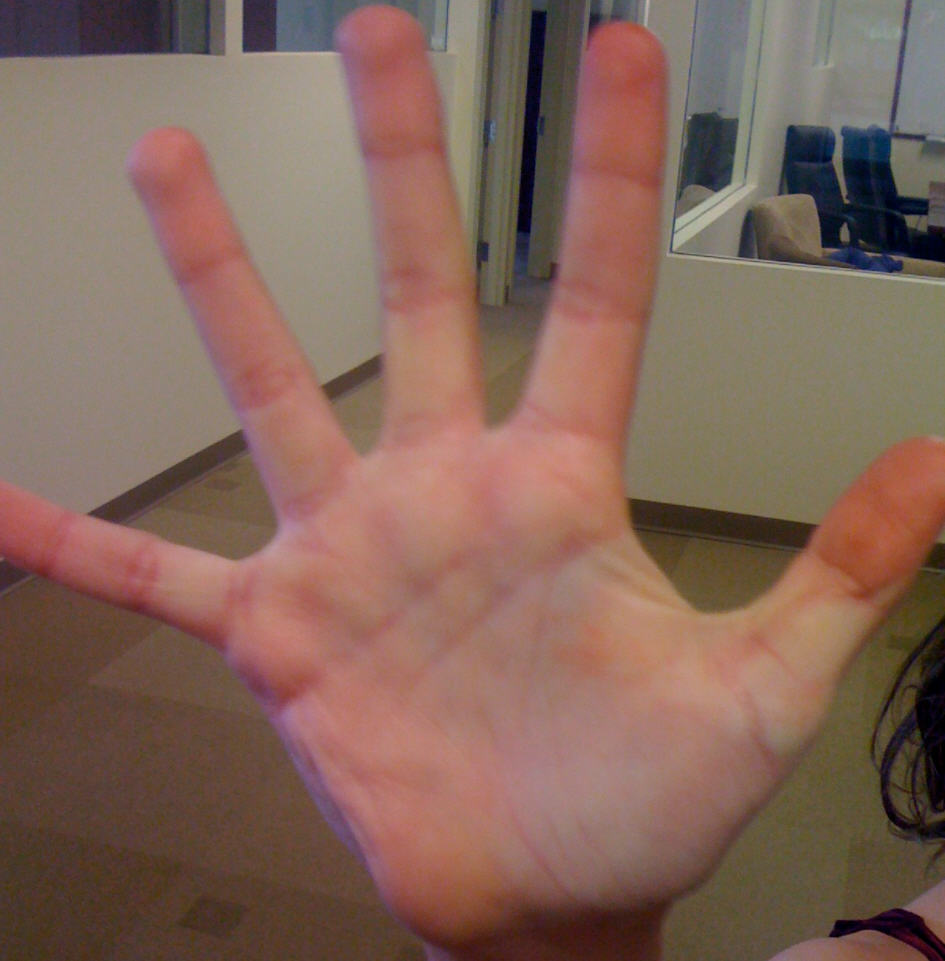
//> input picture opencv_extra/learning_opencv_v2/HandIndoorColor.jpg, 945 x 961 px
$ ./ch7_ex7_3_expanded HandIndoorColor.jpg HandOutdoorColor.jpg HandOutdoorSunColor.jpg fruits.jpg   (built with g++ and OpenCV 4)
//> lines starting //> are read from the running program, lines starting //| are printed output that depends on the picture
/* License:
   July 20, 2011
   Standard BSD

   BOOK: It would be nice if you cited it:
   Learning OpenCV 2: Computer Vision with the OpenCV Library
     by Gary Bradski and Adrian Kaehler
     Published by O'Reilly Media

   AVAILABLE AT:
     http://www.amazon.com/Learning-OpenCV-Computer-Vision-Library/dp/0596516134
     Or: http://oreilly.com/catalog/9780596516130/
     ISBN-10: 0596516134 or: ISBN-13: 978-0596516130

   Main OpenCV site
   http://opencv.willowgarage.com/wiki/
   * An active user group is at:
     http://tech.groups.yahoo.com/group/OpenCV/
   * The minutes of weekly OpenCV development meetings are at:
     http://pr.willowgarage.com/wiki/OpenCV
*/

#include <opencv2/opencv.hpp>
#include <iostream>

using namespace cv;
using namespace std;

void help(){
cout << "\nCall is:\n" <<
		"./ch7_ex7_3_expanded modelImage0 testImage1 testImage2 badImage3\n\n" <<
		"for example: ./ch7_ex7_3_expanded HandIndoorColor.jpg HandOutdoorColor.jpg HandOutdoorSunColor.jpg fruits.jpg\n\n" <<
"  Note that the model image is split in half.  Top half(0) makes model.  It's then tested\n" <<
"  against its lower half(0), testImages 1 and 2 in different lighting and different object 3\n\n" << endl;
}
//Compare 3 images histograms together,
// the first is divided in half along y to test its other half
// Call is:
//    ./ch7_ex7_3_expanded modelImage0 testImage1 testImage2 badImage3
// Note that the model image is split in half.  Top half(0) makes model.  It's then tested
// against its lower half(0), testImages 1 and 2 in different lighting and different object 3
//
int main( int argc, char** argv ) {

	vector<Mat> src(5);
	Mat tmp;
	int i;
	if(argc != 5) { help(); return -1;}

	tmp = imread(argv[1], 1);
//> tmp is the input picture: 961 rows x 945 cols, CV_8UC3; mean B, G, R 89.5, 101.6, 131.2
	if(tmp.empty()){ //We're going to split this one in half
		cerr << "Error on reading image 1," << argv[1] << "\n" << endl;
		help();
		return(-1);
	}

	//Parse the first image into two image halves divided halfway on y
	cout << "Getting size [[" << tmp.cols << "] [" << tmp.rows << "]]\n" << endl;
//| Getting size [[945] [961]]
	Size size = tmp.size();
//> size = Size(945, 961)
	cout << "Got size (w,h): (" << size.width << "," << size.height << ")" << endl;
//| Got size (w,h): (945,961)
	int width = size.width;
//> width = 945
	int height = size.height;
//> height = 961
	int halfheight = height >> 1;
//> halfheight = 480
	src[0] = Mat(Size(width,halfheight), CV_8UC3);
	src[1] = Mat(Size(width,halfheight), CV_8UC3);


	//Divide the first image into top and bottom halfs in src[0] and src[1] respectively
	Mat_<Vec3b>::iterator tmpit = tmp.begin<Vec3b>();
	Mat_<Vec3b>::iterator s0it = src[0].begin<Vec3b>();

	for(i = 0; i < width*halfheight; ++i, ++tmpit, ++s0it) //top half
		*s0it = *tmpit;
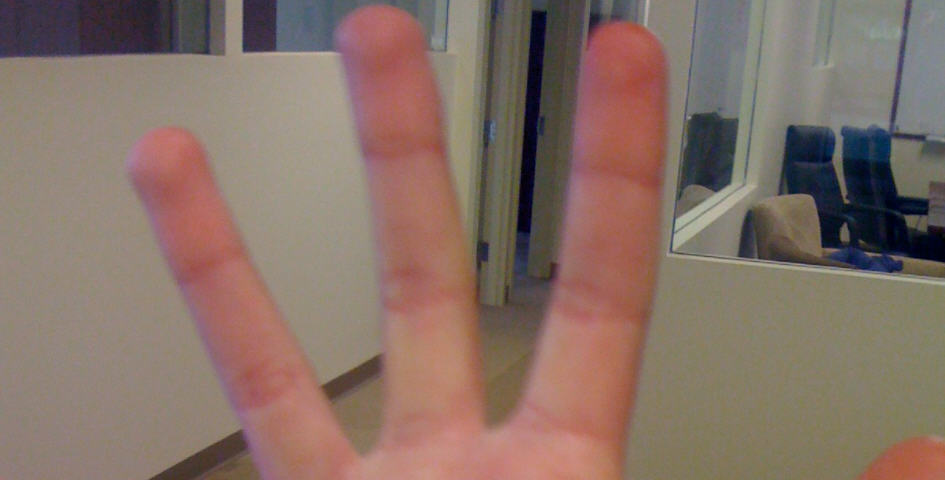
//> src[0]: 480 rows x 945 cols, CV_8UC3; mean B, G, R 103.1, 113.2, 134.8
//> src[1]: 480 rows x 945 cols, CV_8UC3; every value is 0
	Mat_<Vec3b>::iterator s1it = src[1].begin<Vec3b>();
	for(i = 0; i < width*halfheight; ++i, ++tmpit, ++s1it) //Bottom half
		*s1it = *tmpit;
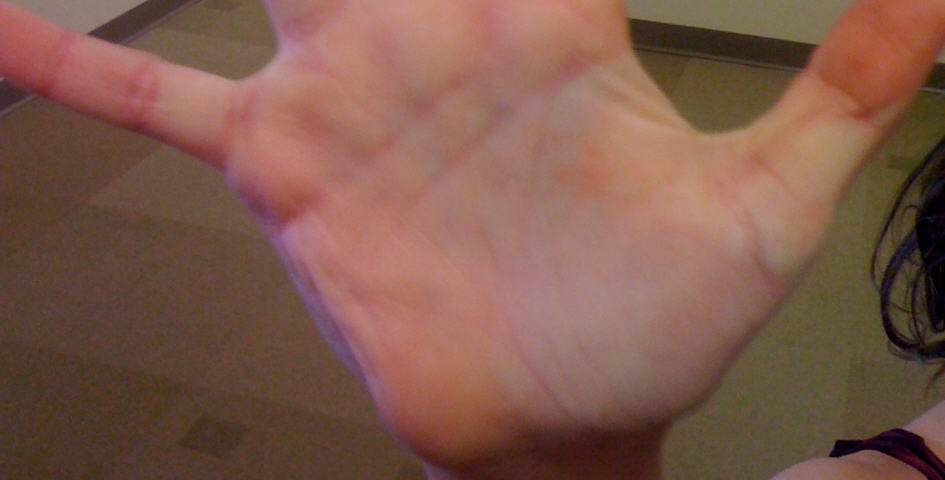
//> src[1]: 480 rows x 945 cols, CV_8UC3; mean B, G, R 75.9, 90.1, 127.6

	//LOAD THE OTHER THREE IMAGES
	for(i = 2; i<5; ++i){
		src[i] = imread(argv[i], 1);
//> HandOutdoorColor.jpg cannot be read in this run, so this picture is empty
		if(src[i].empty())
		{
			cerr << "Error on reading image " << i << ": " << argv[i] << "\n" << endl;
			help();
//> (the run ends here: the program exits with an error code, at `return(-1);`)

$ run again, on opencv_extra/learning_opencv_v2/HandOutdoorColor.jpg
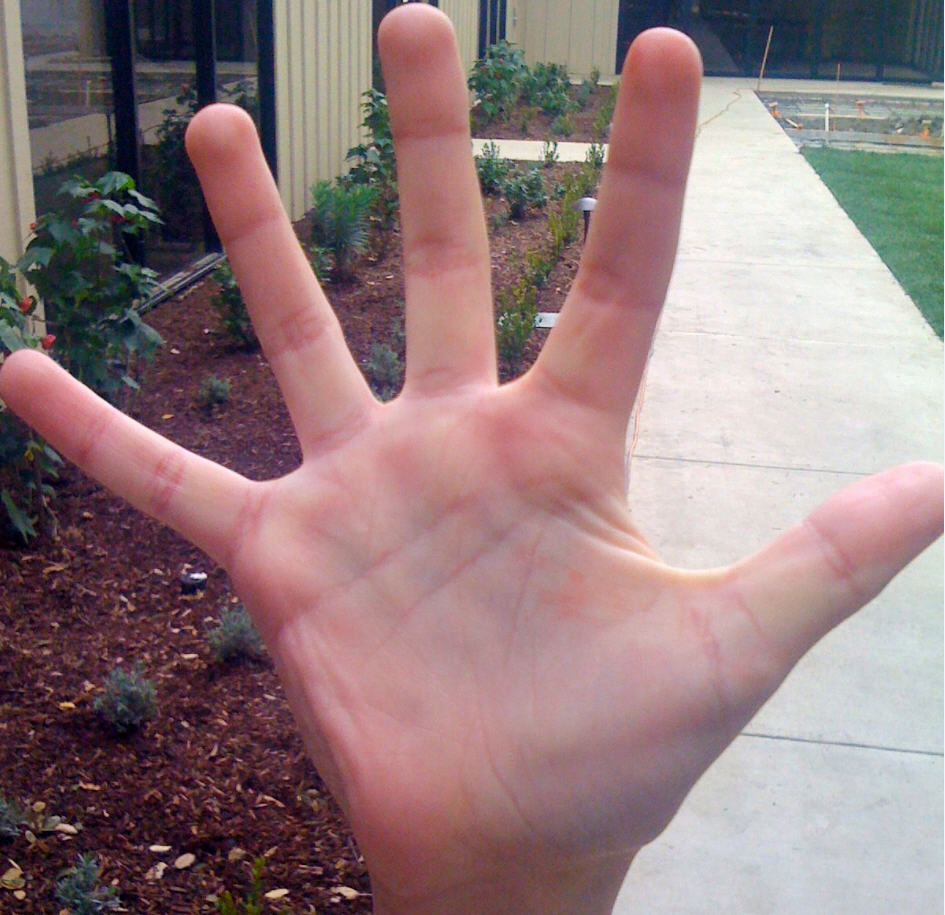
//> input picture opencv_extra/learning_opencv_v2/HandOutdoorColor.jpg, 945 x 915 px
//> tmp is the input picture: 915 rows x 945 cols, CV_8UC3; mean B, G, R 125.6, 123.8, 146.8
//| Getting size [[945] [915]]
//| Got size (w,h): (945,915)
//> after the loop `for(i = 0; i < width*halfheight; ++i, ++tmpit, ++s1it)`:
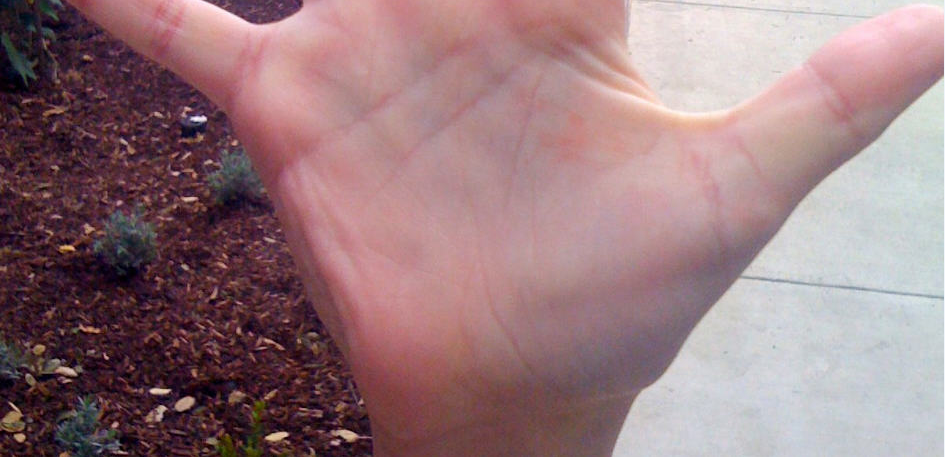
//> src[1]: 457 rows x 945 cols, CV_8UC3; mean B, G, R 126.3, 121.7, 151.9
//> `imshow(   "H-S Histogram2", hist_img[2] );`:
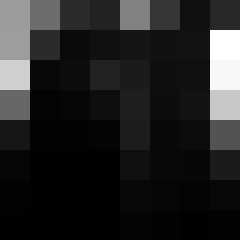
//> window 'H-S Histogram2': 80 rows x 80 cols, CV_8UC3 (shown 3 times larger); min 0, max 255, mean 36.6

$ run again, on opencv_extra/learning_opencv_v2/HandOutdoorSunColor.jpg
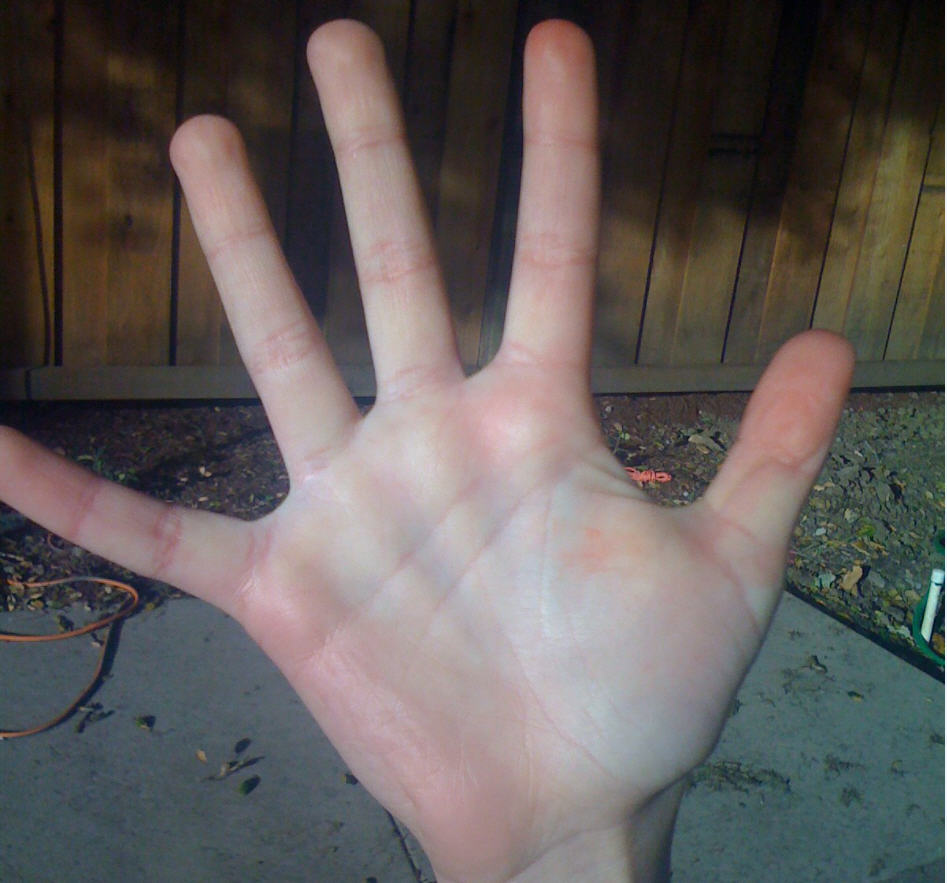
//> input picture opencv_extra/learning_opencv_v2/HandOutdoorSunColor.jpg, 947 x 883 px
//> tmp is the input picture: 883 rows x 947 cols, CV_8UC3; mean B, G, R 91.4, 93.1, 99.4
//| Getting size [[947] [883]]
//| Got size (w,h): (947,883)
//> after the loop `for(i = 0; i < width*halfheight; ++i, ++tmpit, ++s1it)`:
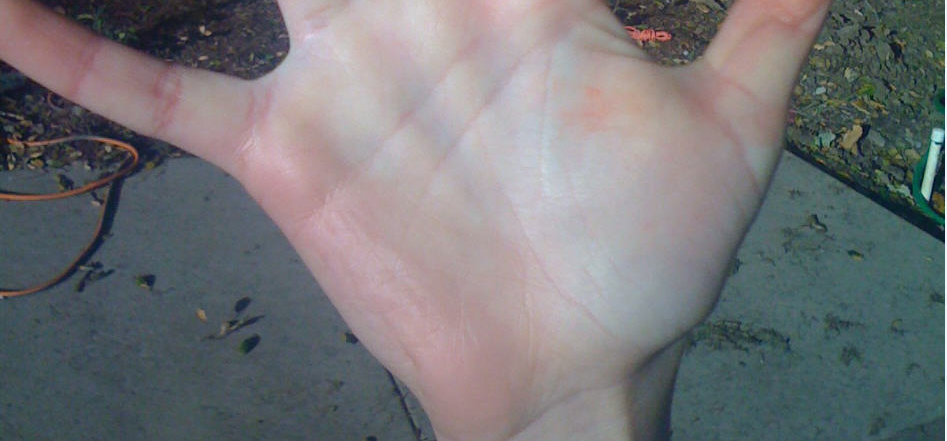
//> src[1]: 441 rows x 947 cols, CV_8UC3; mean B, G, R 120.3, 117.6, 117.5
//> `imshow(   "H-S Histogram2", hist_img[2] );`:
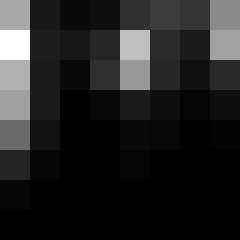
//> window 'H-S Histogram2': 80 rows x 80 cols, CV_8UC3 (shown 3 times larger); min 0, max 255, mean 34.9
